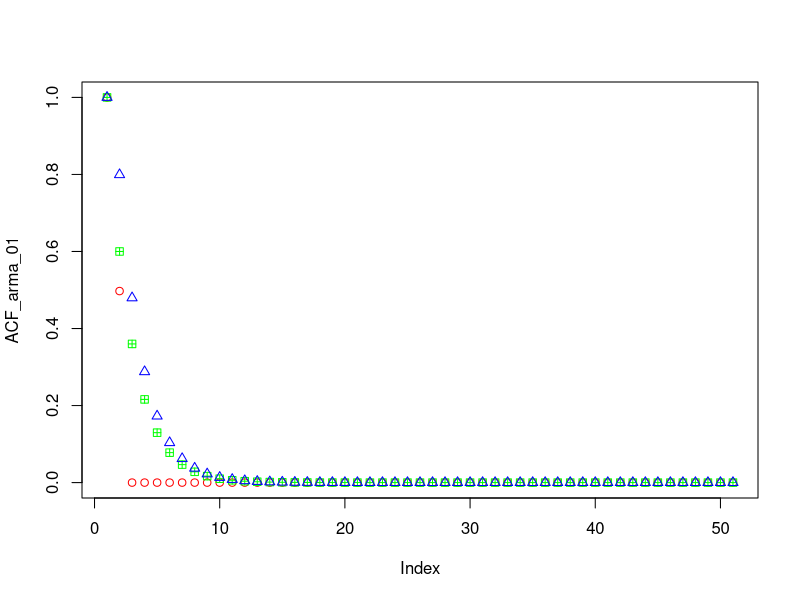
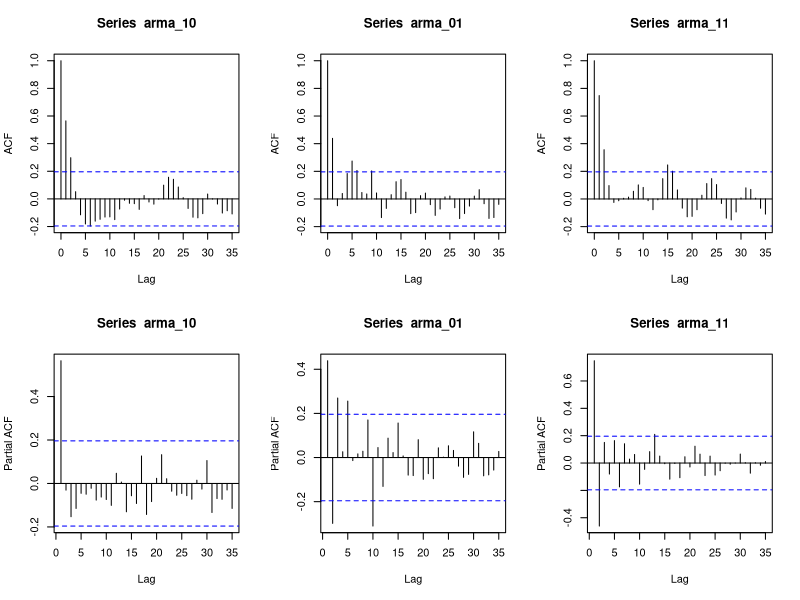

These charts were generated, in order, by the following R code:
# Supp 1

set.seed(1)
# a)
print(ARMAtoMA(ar = -1/3, ma = -1/4, 4))

# b)
print(ARMAtoMA(ar = 1/4, ma = -1/3, 4))


# Question 3.8

ACF_arma_10 = ARMAacf(ar=.6, ma=0, 50)
ACF_arma_01 = ARMAacf(ar=0, ma=.9, 50)
ACF_arma_11 = ARMAacf(ar=.6, ma=.9, 50)

dev.off()
plot(ACF_arma_01, col='red')
points(ACF_arma_10, col='green', pch=12)
points(ACF_arma_11, col='blue', pch=24)


# Question 3.9

arma_10 = arima.sim(list(order=c(1,0,0), ar=.6), n = 100)
arma_01 = arima.sim(list(order=c(0,0,1), ma=.9), n = 100)
arma_11 = arima.sim(list(order=c(1,0,1), ar = .6, ma=.9), n = 100)

par(mfrow=c(2,3))
acf(arma_10, lag.max = 35)
acf(arma_01, lag.max = 35)
acf(arma_11, lag.max = 35)

acf(arma_10, lag.max = 35, type = "partial")
acf(arma_01, lag.max = 35, type = "partial")
acf(arma_11, lag.max = 35, type = "partial")
